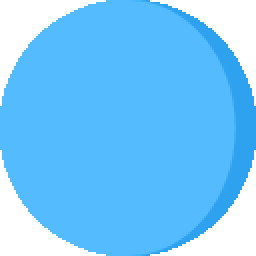
#> input picture Assets/Alarms/blue-circle.png, 128 x 128 px (shown 2 times larger)
$ python -i timerBtn.py   (imports and definitions only)
#> lines starting #> are read from the running program, lines starting #| are printed output that depends on the picture
from tkinter import Button
from Components.Timer.timer import Timer
from PIL import Image, ImageTk
from Assets.Timer import *

class TimerButtons:

    frame = None
    btnStart = None
    btnStopStart = None
    BtnReset = None
    start = False
    pause = False
    timer = None
    startImg = None
    pauseImg = None
    resetImg = None

    def __init__(self, frame):

        self.startImg = ImageTk.PhotoImage(Image.open(r"Assets\Timer\play.png").resize((40, 40)))
        self.pauseImg = ImageTk.PhotoImage(Image.open(r"Assets\Timer\pause.png").resize((40, 40)))
        self.resetImg = ImageTk.PhotoImage(Image.open(r"Assets\Timer\stop-button.png").resize((40, 40)))

        self.frame = frame
        self.CreateButtons()
        self.PlaceButtons()
        self.timer = Timer(self.frame)

    # [55 lines left out: functions CreateButtons, PlaceButtons, StartTimer, StopStart, ResetTimer, not called in this run]

>>> import cv2
>>> picture = cv2.imread('../../Assets/Alarms/blue-circle.png', cv2.IMREAD_GRAYSCALE)
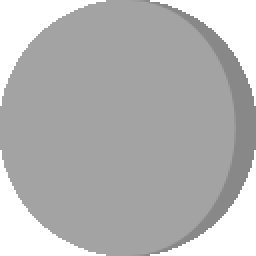
#> picture: shape (128, 128) (shown 2 times larger); min 136, max 255, mean 179.7
#> (the run stopped early here; a loop or call above may not have finished)

$ run again, on Assets/Alarms/blue-selected.png
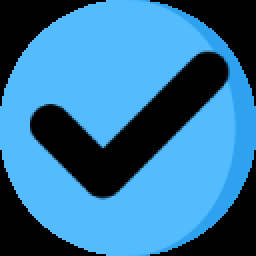
#> input picture Assets/Alarms/blue-selected.png, 128 x 128 px (shown 2 times larger)
#> `picture = cv2.imread('../../Assets/Alarms/blue-circle.png', cv2.IMREAD..`:
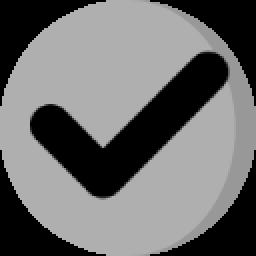
#> picture: shape (128, 128) (shown 2 times larger); min 0, max 175, mean 110.2

$ run again, on Assets/Alarms/orange-circle.png
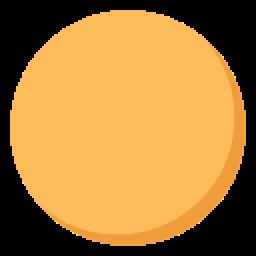
#> input picture Assets/Alarms/orange-circle.png, 128 x 128 px (shown 2 times larger)
#> `picture = cv2.imread('../../Assets/Alarms/blue-circle.png', cv2.IMREAD..`:
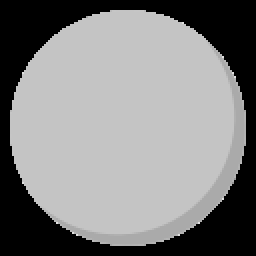
#> picture: shape (128, 128) (shown 2 times larger); min 0, max 225, mean 130.4
